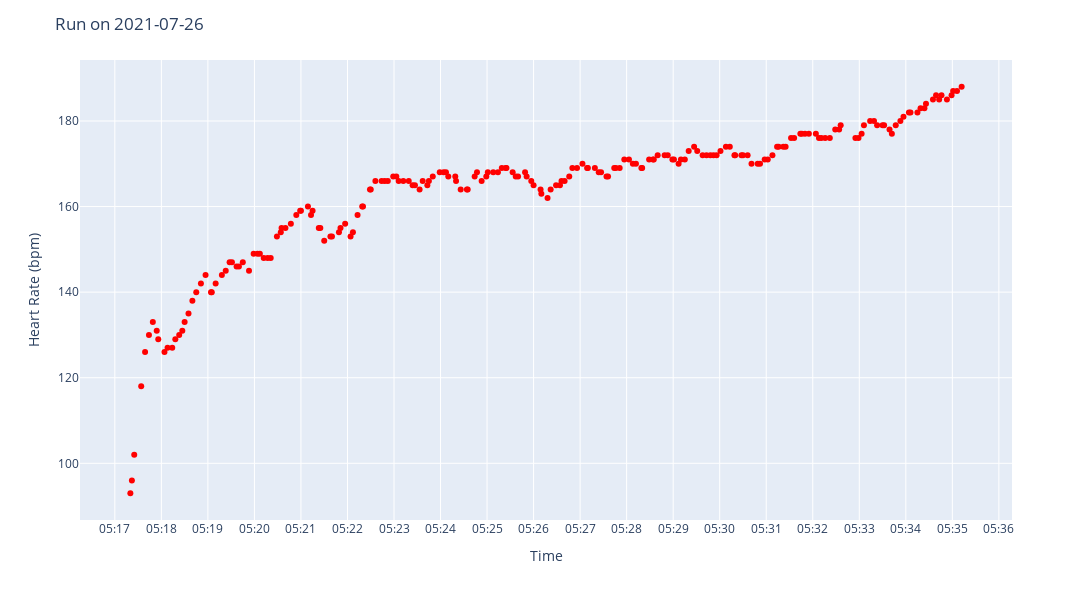

Notebook cell for this chart:
### Code cell
fig = fp.hr_plot('2021-07-26')

### Figure 1 — Plotly figure (JSON) as saved in the notebook; plotly's stock layout.template omitted (floating-point values rounded to 4 significant figures; data arrays with more than 128 entries replaced by an {"elided": "..."} marker saying what was removed)
{"data": [{"hovertemplate": "Time=%{x}<br>Value=%{y}<extra></extra>", "legendgroup": "", "marker": {"color": "red", "symbol": "circle"}, "mode": "markers", "name": "", "orientation": "v", "showlegend": false, "type": "scatter", "x": {"elided": "214 str values"}, "xaxis": "x", "y": {"elided": "214 int values"}, "yaxis": "y"}], "layout": {"height": 600, "legend": {"tracegroupgap": 0}, "margin": {"t": 60}, "title": {"text": "Run on 2021-07-26"}, "width": 1500, "xaxis": {"anchor": "y", "domain": [0, 1], "dtick": 60000, "tickformat": "%I:%M", "title": {"text": "Time"}}, "yaxis": {"anchor": "x", "domain": [0, 1], "title": {"text": "Heart Rate (bpm)"}}}}
